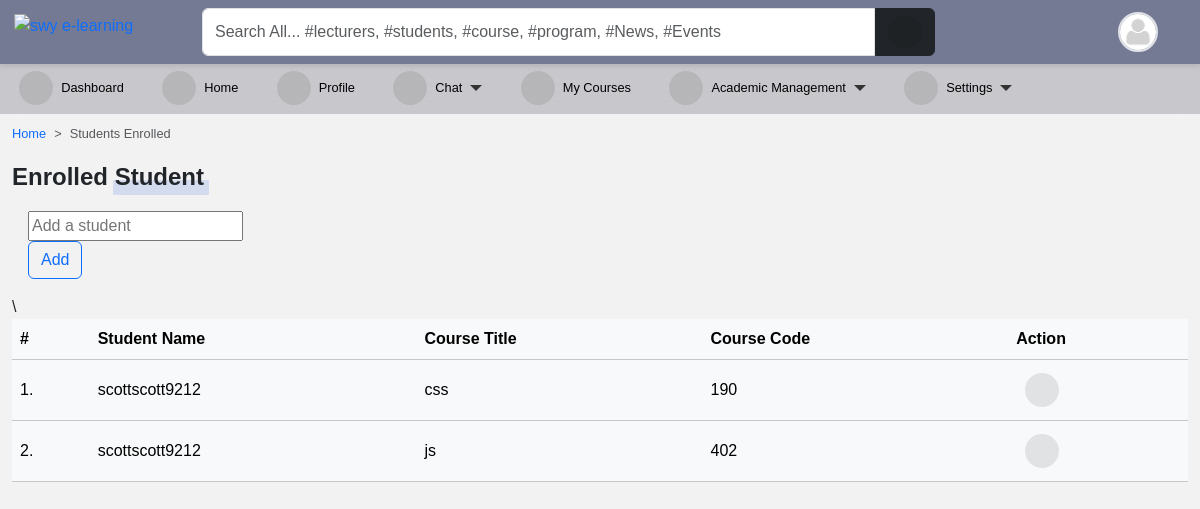
The page /programs/enrolled_student/11/ (signed in) on the database its author committed.
### accounts/models.py (models this page shows, shortened)
class User(AbstractUser):
    is_student = models.BooleanField(default=False)
    is_lecturer = models.BooleanField(default=False)
    gender = models.CharField(max_length=1, choices=GENDERS, blank=True, null=True)
    phone = models.CharField(max_length=60, blank=True, null=True)
    address = models.CharField(max_length=60, blank=True, null=True)
    picture = models.ImageField(
        upload_to="profile_pictures/%y/%m/%d/", default="default.png", null=True
    )
    email = models.EmailField(blank=True, null=True)
    username_validator = ASCIIUsernameValidator()
    objects = CustomUserManager()
    class Meta:
        ordering = ("-date_joined",)
    @property
    def get_user_role(self):
        if self.is_superuser:
            role = "Admin"
        elif self.is_student:
            role = "Student"
        elif self.is_lecturer:
            role = "Lecturer"
        return role

class Student(models.Model):
    student = models.OneToOneField(User, on_delete=models.CASCADE)
    level = models.CharField(max_length=25, choices=LEVEL, null=True)
    program = models.ForeignKey(Program, on_delete=models.CASCADE, null=True)
    objects = StudentManager()
    class Meta:
        ordering = ("-student__date_joined",)

### course/models.py (models this page shows, shortened)
class TakenCourse(models.Model):
    student = models.ForeignKey("accounts.Student", on_delete=models.CASCADE)
    course = models.ForeignKey(
        Course, on_delete=models.CASCADE, related_name="taken_courses"
    )

class Course(models.Model):
    slug = models.SlugField(blank=True, unique=True)
    title = models.CharField(max_length=200, null=True)
    code = models.CharField(max_length=200, unique=True, null=True)
    credit = models.IntegerField(null=True, default=0)
    summary = models.TextField(max_length=200, blank=True, null=True)
    program = models.ForeignKey(Program, on_delete=models.CASCADE)
    level = models.CharField(max_length=25, choices=LEVEL, null=True)
    year = models.IntegerField(choices=YEARS, default=0)
    semester = models.CharField(choices=SEMESTER, max_length=200)
    is_elective = models.BooleanField(default=False, blank=True, null=True)
    objects = CourseManager()

### course/views.py (the view)
# urls.py: path("enrolled_student/<int:course_id>/",lecturer_course_list,name='enrolled_student'),
def lecturer_course_list(request,course_id):
    if request.user.is_lecturer:
        get_lecturer_courses = CourseAllocation.objects.filter(lecturer=request.user)
        students = []
        for course_allocation in get_lecturer_courses:
            course_taken_by_student = TakenCourse.objects.filter(course__in=course_allocation.courses.all())
            course_id=course_allocation.pk
            print(course_id)
            students.extend(course_taken_by_student)
        return render(request, 'course/student_course_list.html', {'students': students,'lecturers':get_lecturer_courses,'course_id':course_id})

### templates/course/student_course_list.html (shortened to what this page needs)
{% extends 'base.html' %}
{% load static %}
{% block content %}
<nav style="--bs-breadcrumb-divider: '>';" aria-label="breadcrumb">
    <ol class="breadcrumb">
        <li class="breadcrumb-item"><a href="/">Home</a></li>
        <li class="breadcrumb-item active" aria-current="page">Students Enrolled</li>
    </ol>
</nav>
{% if request.user.is_lecturer %}
    <div class="title-1">Enrolled Student</div>
    <div class="table-shadow">
         <div class="p-3">
                <form action="{% url 'add_student' course_id  %}" method="POST">{% csrf_token %}
                        <div class="form-group">
                            <input  type="text" name="username" placeholder="Add a student" >
                        </div>
                    <input class="btn btn-outline-primary" type="submit" value="Add">
                </form>
            </div>
        <table class="table table-light">
            <thead>
                <tr>
                    <th>#</th>
                    <th> Student Name </th>
                    <th> Course Title </th>
                    <th> Course Code </th>\
                     {% if request.user.is_lecturer %}
                    <th>Action</th>
                    {% endif %}
                </tr>
            </thead>
            <tbody>
                {% for student in students %}
                <tr>
                    <td>{{ forloop.counter }}.<td>{{ student.student.student.username }}</td>
                    <td>{{ student.course.title }}</td>
                    <td>{{ student.course.code }}</td>
                     {% if request.user.is_lecturer %}
                        <td>
                            <div class="dropstart">
                                <button class="btn btn-sm" type="button" data-bs-toggle="dropdown"
                                data-bs-boundary="window" aria-haspopup="true" aria-expanded="false">
                                    <i class="fas fa-ellipsis-v m-0"></i>
                                </button>
                            </div>
                        </td>
                    {% endif %}
                </tr>
                {% endfor %}
            </tbody>
        </table>
    </div>
{% endif %}
{% endblock content %}

### templates/navbar.html (shortened to what this page needs)
{% load static %}
<div id="top-navbar" class="py-2 top-navbar">
	<div class="container">
		<a href="/" class="head-logo">
			<img src="{% static 'img/swy e-learning.jpg' %}" width="40px" alt="swy e-learning">
		</a>
		<div class="nav-wrapper">
			<form class="form-header" action="{% url 'query' %}" method="GET">
				<input id="primary-search" class="form-control rounded-end-0" type="text" name="q" value="{{ request.GET.q }}"
					placeholder="Search All... #lecturers, #students, #course, #program, #News, #Events" required />
				<button class="btn btn-dark rounded-start-0" type="submit">
					<i class="fas fa-search"></i>
				</button>
			</form>
			<div class="dropdown index">
				<div class="avatar border border-2" type="button" data-bs-toggle="dropdown" aria-expanded="false">
					<img src="{{ request.user.picture.url }}">
				</div>
			</div>
		</div>
	</div>
</div>

### static/scss/style1.css (style rules this page uses)
*, body { font-family: "Rubik", sans-serif; }
body { background-color: #f3f2f2; }
.table td, .table th { vertical-align: middle; }
#top-navbar { position: fixed; top: 0; right: 0; -webkit-margin-start: -10px; z-index: 90; padding: 0; background: #747a94; box-shadow: 0px 2px 5px 0px rgba(0, 0, 0, 0.1); transition: 0.3s; margin: 0; }
#top-navbar .container { display: flex; background-color: transparent; position: relative; }
#top-navbar .nav-wrapper { display: flex; flex-wrap: wrap; justify-content: space-between; align-items: center; width: 100%; margin-left: 10rem; background-color: transparent; }
#top-navbar .nav-wrapper .form-header { display: flex; flex: 0.8; }
#top-navbar .nav-wrapper .form-header button { flex: 0.1; }
#top-navbar { left: 0; }
.avatar { width: 40px; height: 40px; border-radius: 50%; overflow: hidden; }
.avatar img { width: 100%; height: 100%; -o-object-fit: cover; object-fit: cover; }
a { color: var(--bs-primary); text-decoration: none; }
.title-1 { position: relative; display: inline-flex; align-items: center; font-family: inherit; text-transform: capitalize; font-weight: 700; font-size: 24px; border-radius: 0.2em; }
.title-1::before { content: ""; position: absolute; bottom: 0; right: -5px; width: 50%; height: 15px; z-index: -1; border-radius: 1px; background-color: rgba(83, 126, 226, 0.2); animation: lineAnim 1s ease-in forwards; }
.fas, .fa { font-size: 16px; display: inline-flex; align-items: center; justify-content: center; width: 34px; height: 34px; background-color: rgba(0, 0, 0, 0.093); border-radius: 50%; }

### templates/aside.html (style rules this page uses)
li { font-size: .8rem; }

### templates/navbar.html (style rules this page uses)
.head-logo { position: absolute; left: -1rem; top: 0.3rem; }

### rows shown on the page
User: user.picture (placeholder picture)
TakenCourse: student.student.username "scottscott9212", course "css", course.code "190"
TakenCourse: student.student.username "scottscott9212", course "js", course.code "402"
